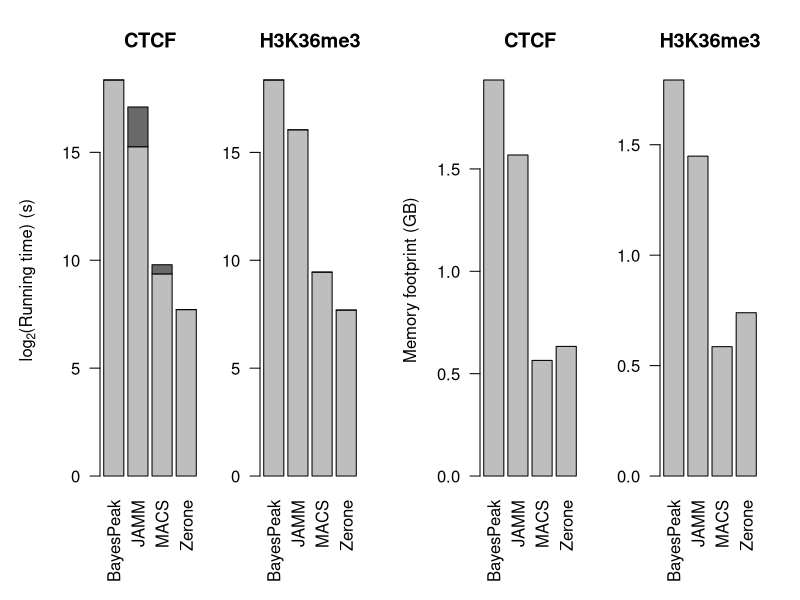

The R script that drew this image:
running.times <- matrix(  # BayesPeak
                        c(0,
                          mean(c(336218.775, 332847.403)),
                          0,
                          mean(c(338192.231, 336234.144)),
                          0,
                          mean(c(60 * 5413 + 26.109, 60 * 5416 + 24.009)),
                          0,
                          mean(c(335221.933, 335329.401)),
                          # JAMM
                          # 24 * 60 * 60 + (60 * (8792 + 15)),
                          24 * 60 * 60 + (60 * (250)),
                          60 *  653 + 35.299,
                          24 * 60 * 60 + (60 * (8792 + 15)),
                          60 *  549 + 42.371,
                          60 * (8792 + 15),
                          60 * 1064 + 50.512,
                          0,
                          60 * 1127 +  7.212, # rerun with -r region?
                          # MACS
                          60 * 3 + 45.374,
                          mean(c(60 * 11 + 35.446, 60 * 10 + 25.626)),
                          60 * 4 + 47.285,
                          mean(c(60 * 17 + 32.532, 60 * 17 + 25.122)),
                          60 * 2 + 20.222,
                          mean(c(60 * 13 + 42.804, 60 * 13 +  8.881)),
                          0,
                          mean(c(60 * 11 + 31.013, 60 * 11 + 48.244)), # rerun with --broad?
                          # Zerone
                          0,
                          60 * 3 + 29.667,
                          0,
                          60 * 3 +  0.624,
                          0,
                          60 * 3 + 29.317,
                          0,
                          60 * 3 + 26.677),
                          nrow=8, ncol=4)

colnames(running.times) <- c('BayesPeak', 'JAMM', 'MACS', 'Zerone')
rownames(running.times) <- rep(c('CTCF', 'Pol2', 'H3K4me3', 'H3K36me3'), each=2)

running.times[c(1, 3, 5), c(2, 3)] <- running.times[c(1, 3, 5), c(2, 3)] + running.times[c(2, 4, 6), c(2, 3)]
log.running.times <- log2(running.times)
log.running.times[!is.finite(log.running.times)] <- 0
log.running.times[c(1, 3, 5), c(2, 3)] <- log.running.times[c(1, 3, 5), c(2, 3)] - log.running.times[c(2, 4, 6), c(2, 3)]

used.memory <- matrix(  # BayesPeak
                      c(mean(c(2038888, 2017828)),
                        mean(c(3119264, 2967020)),
                        mean(c(1885588, 1713604)),
                        mean(c(1981264, 1779136)),
                        # JAMM
                        1644248,
                        8931512,
                        10781632, # may need to be repeated.
                        1518724, # rerun with -r region?
                        # MACS
                        mean(c(613064, 571604)),
                        mean(c(816888, 787448)),
                        mean(c(632112, 570808)),
                        mean(c(582816, 645516)), # rerun with --broad?
                        # Zerone
                        663932,
                        654444,
                        775260,
                        775320),
                      nrow=4, ncol=4) / 1024^2

colnames(used.memory) <- c('BayesPeak', 'JAMM', 'MACS', 'Zerone')
rownames(used.memory) <- c('CTCF', 'Pol2', 'H3K4me3', 'H3K36me3')

setwd('/benchmark/')
pdf('performance.pdf', height=3)
layout(matrix(1:4, ncol=4, byrow=TRUE))

# Running times
par(mar=c(6, 5, 4, 0), cex=1)
barplot(log.running.times[2:1, ], col=c('grey', 'dimgrey'), main='CTCF', las=2, ylab=expression('log'[2]*'(Running time) (s)'))
# par(mar=c(5, 3, 4, 1))
# barplot(log.running.times[4:3, ], col=c('grey', 'dimgrey'), main='Pol2', las=2)
# par(mar=c(5, 3, 4, 1))
# barplot(log.running.times[6:5, ], col=c('grey', 'dimgrey'), main='H3K4me3', las=2)
par(mar=c(6, 3, 4, 2))
barplot(log.running.times[8:7, ], col=c('grey', 'dimgrey'), main='H3K36me3', las=2)

# Memory footprint
par(mar=c(6, 4, 4, 1), cex=1)
barplot(used.memory[1, ], main='CTCF', las=2, ylab='Memory footprint (GB)')
# par(mar=c(6, 3, 3, 1))
# barplot(used.memory[2, ], main=NA, las=2)
# par(mar=c(6, 3, 3, 1))
# barplot(used.memory[3, ], main=NA, las=2)
par(mar=c(6, 3, 4, 2))
barplot(used.memory[4, ], main='H3K36me3', las=2)

par(mar=c(5, 4, 4, 2))
layout(1)
dev.off()